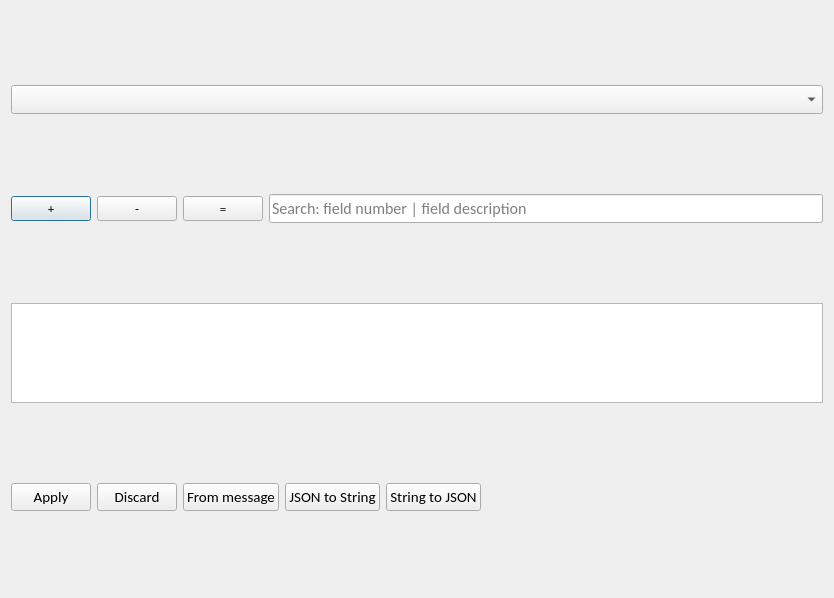
<?xml version="1.0" encoding="UTF-8"?>
<ui version="4.0">
 <class>FieldsBuilder</class>
 <widget class="QDialog" name="FieldsBuilder">
  <property name="geometry">
   <rect>
    <x>0</x>
    <y>0</y>
    <width>834</width>
    <height>598</height>
   </rect>
  </property>
  <property name="windowTitle">
   <string>Complex fields builder</string>
  </property>
  <layout class="QGridLayout" name="gridLayout">
   <item row="0" column="0">
    <widget class="QComboBox" name="FieldNumberBox">
     <property name="font">
      <font>
       <family>Calibri</family>
       <pointsize>12</pointsize>
      </font>
     </property>
    </widget>
   </item>
   <item row="1" column="0">
    <layout class="QVBoxLayout" name="JsonViewLayout"/>
   </item>
   <item row="2" column="0">
    <layout class="QHBoxLayout" name="horizontalLayout_3">
     <item>
      <layout class="QHBoxLayout" name="horizontalLayout">
       <item>
        <widget class="QPushButton" name="ButtonPlus">
         <property name="font">
          <font>
           <family>Calibri</family>
           <pointsize>10</pointsize>
          </font>
         </property>
         <property name="text">
          <string>+</string>
         </property>
        </widget>
       </item>
       <item>
        <widget class="QPushButton" name="ButtonMinus">
         <property name="font">
          <font>
           <family>Calibri</family>
           <pointsize>10</pointsize>
          </font>
         </property>
         <property name="text">
          <string>-</string>
         </property>
        </widget>
       </item>
       <item>
        <widget class="QPushButton" name="ButtonNextLevel">
         <property name="font">
          <font>
           <family>Calibri</family>
           <pointsize>10</pointsize>
          </font>
         </property>
         <property name="text">
          <string>=</string>
         </property>
        </widget>
       </item>
      </layout>
     </item>
     <item>
      <widget class="QLineEdit" name="SearchLine">
       <property name="font">
        <font>
         <family>Calibri</family>
         <pointsize>12</pointsize>
        </font>
       </property>
       <property name="placeholderText">
        <string>Search: field number | field description</string>
       </property>
      </widget>
     </item>
    </layout>
   </item>
   <item row="3" column="0">
    <widget class="QTextEdit" name="FIeldDataText">
     <property name="minimumSize">
      <size>
       <width>0</width>
       <height>100</height>
      </size>
     </property>
     <property name="maximumSize">
      <size>
       <width>16777215</width>
       <height>100</height>
      </size>
     </property>
     <property name="font">
      <font>
       <family>Calibri</family>
       <pointsize>12</pointsize>
      </font>
     </property>
    </widget>
   </item>
   <item row="4" column="0">
    <layout class="QHBoxLayout" name="horizontalLayout_2">
     <item>
      <widget class="QPushButton" name="ButtonApply">
       <property name="font">
        <font>
         <family>Calibri</family>
         <pointsize>11</pointsize>
        </font>
       </property>
       <property name="text">
        <string>Apply</string>
       </property>
      </widget>
     </item>
     <item>
      <widget class="QPushButton" name="ButtonDiscard">
       <property name="font">
        <font>
         <family>Calibri</family>
         <pointsize>11</pointsize>
        </font>
       </property>
       <property name="text">
        <string>Discard</string>
       </property>
      </widget>
     </item>
     <item>
      <widget class="QPushButton" name="ButtonFromMessage">
       <property name="font">
        <font>
         <family>Calibri</family>
         <pointsize>11</pointsize>
        </font>
       </property>
       <property name="text">
        <string>From message</string>
       </property>
      </widget>
     </item>
     <item>
      <widget class="QPushButton" name="ButtonJsonToString">
       <property name="font">
        <font>
         <family>Calibri</family>
         <pointsize>11</pointsize>
        </font>
       </property>
       <property name="text">
        <string>JSON to String</string>
       </property>
      </widget>
     </item>
     <item>
      <widget class="QPushButton" name="ButtonStringToJson">
       <property name="font">
        <font>
         <family>Calibri</family>
         <pointsize>11</pointsize>
        </font>
       </property>
       <property name="text">
        <string>String to JSON</string>
       </property>
      </widget>
     </item>
     <item>
      <spacer name="horizontalSpacer">
       <property name="orientation">
        <enum>Qt::Horizontal</enum>
       </property>
       <property name="sizeHint" stdset="0">
        <size>
         <width>40</width>
         <height>20</height>
        </size>
       </property>
      </spacer>
     </item>
    </layout>
   </item>
  </layout>
 </widget>
 <resources/>
 <connections/>
</ui>
